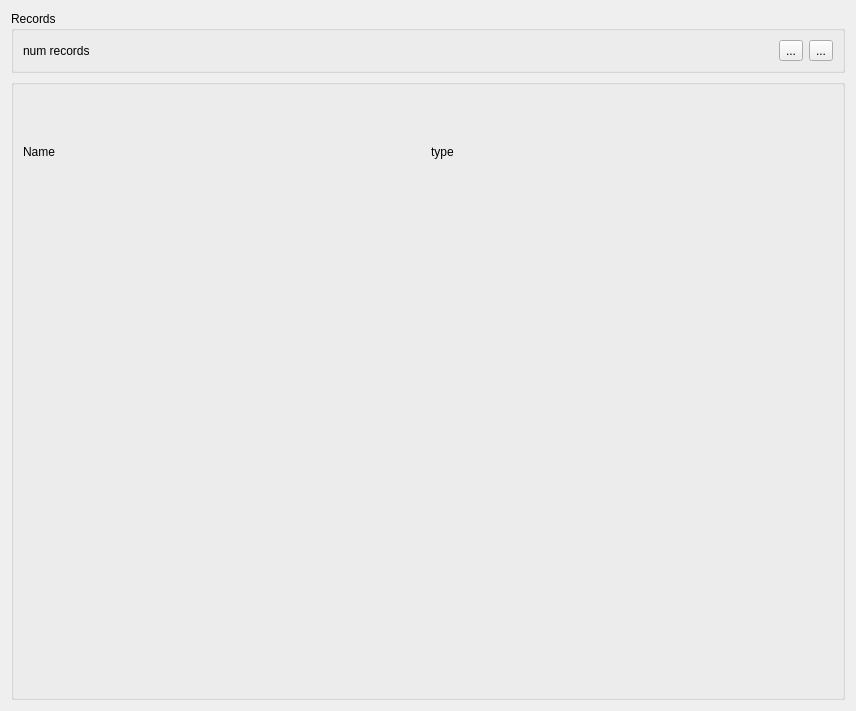
<?xml version="1.0" encoding="UTF-8"?>
<ui version="4.0">
 <class>main_form</class>
 <widget class="QWidget" name="main_form">
  <property name="geometry">
   <rect>
    <x>0</x>
    <y>0</y>
    <width>856</width>
    <height>711</height>
   </rect>
  </property>
  <property name="windowTitle">
   <string>Form</string>
  </property>
  <layout class="QVBoxLayout" name="verticalLayout" stretch="0,0">
   <property name="sizeConstraint">
    <enum>QLayout::SizeConstraint::SetNoConstraint</enum>
   </property>
   <item>
    <widget class="QGroupBox" name="records">
     <property name="title">
      <string>Records</string>
     </property>
     <layout class="QGridLayout" name="gridLayout_3">
      <item row="1" column="1">
       <widget class="QToolButton" name="previous_record">
        <property name="text">
         <string>...</string>
        </property>
        <property name="icon">
         <iconset theme="QIcon::ThemeIcon::GoPrevious"/>
        </property>
       </widget>
      </item>
      <item row="1" column="2">
       <widget class="QToolButton" name="next_record">
        <property name="text">
         <string>...</string>
        </property>
        <property name="icon">
         <iconset theme="QIcon::ThemeIcon::GoNext"/>
        </property>
       </widget>
      </item>
      <item row="1" column="0">
       <widget class="QLabel" name="num_records">
        <property name="text">
         <string>num records</string>
        </property>
       </widget>
      </item>
     </layout>
    </widget>
   </item>
   <item>
    <widget class="QGroupBox" name="image_gb">
     <property name="baseSize">
      <size>
       <width>0</width>
       <height>0</height>
      </size>
     </property>
     <property name="title">
      <string/>
     </property>
     <layout class="QGridLayout" name="gridLayout" rowstretch="1,2,2" columnstretch="0,0">
      <item row="0" column="1">
       <widget class="QLabel" name="type_label">
        <property name="text">
         <string>type</string>
        </property>
       </widget>
      </item>
      <item row="0" column="0">
       <widget class="QLabel" name="name_label">
        <property name="text">
         <string>Name</string>
        </property>
       </widget>
      </item>
      <item row="1" column="0">
       <widget class="QLabel" name="top_image"/>
      </item>
      <item row="1" column="1">
       <widget class="QLabel" name="side_image"/>
      </item>
      <item row="2" column="0">
       <widget class="QLabel" name="persp_image"/>
      </item>
      <item row="2" column="1">
       <widget class="QLabel" name="front_image"/>
      </item>
     </layout>
    </widget>
   </item>
  </layout>
 </widget>
 <resources/>
 <connections/>
</ui>
